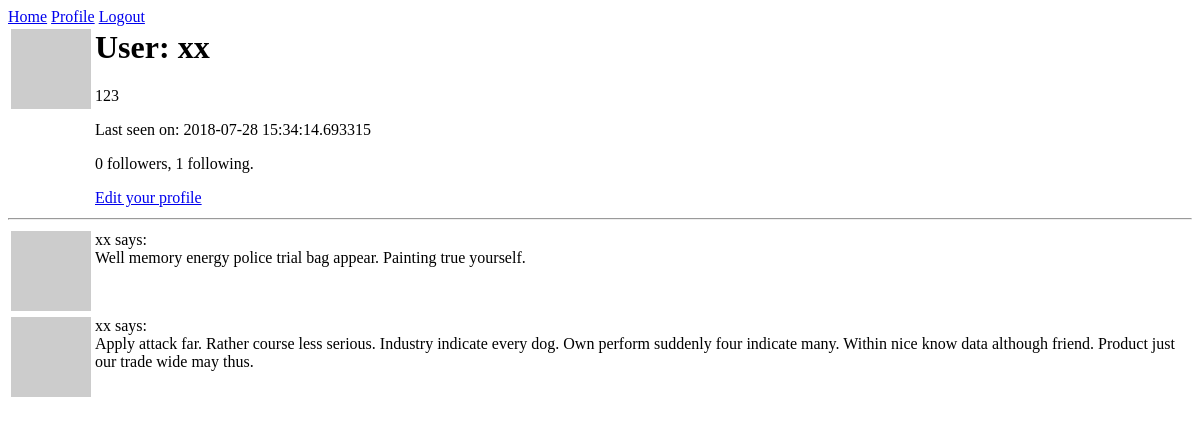
Page /user/xx/ (signed in) on the earlier database version.
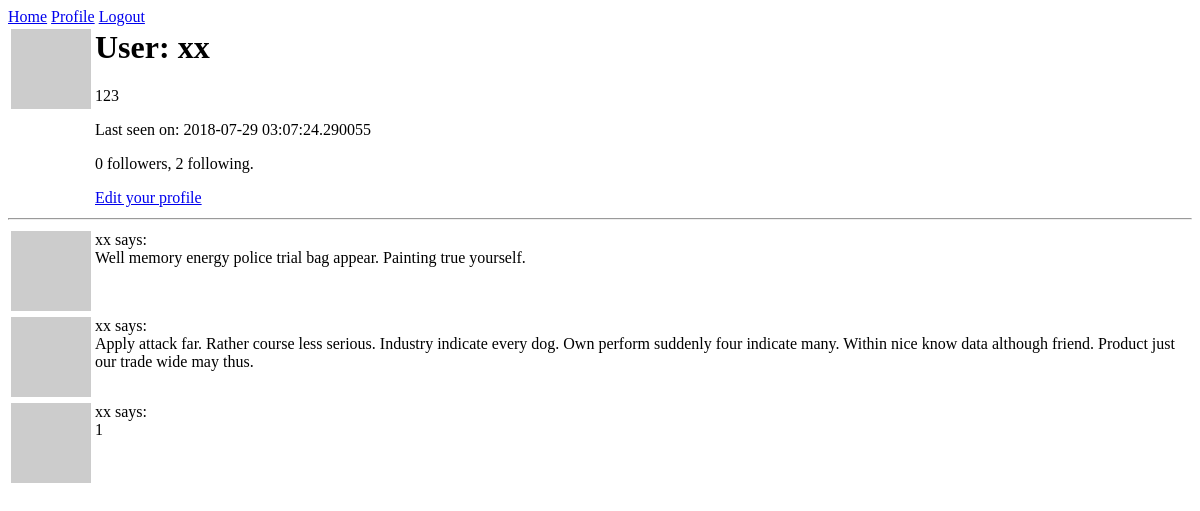
Same page on the later database version.
### app/main/models.py (models this page shows, shortened)
class User(db.Model, UserMixin):
    __tablename__ = 'user'
    id = db.Column(db.Integer, primary_key=True)
    username = db.Column(db.String(64), index=True, unique=True)
    email = db.Column(db.String(120), index=True, unique=True)
    password_hash = db.Column(db.String(128))
    posts = db.relationship('Post', backref='author', lazy='dynamic')
    about_me = db.Column(db.String(140))
    last_seen = db.Column(db.DateTime, default=datetime.utcnow)
    followed = db.relationship(
        'User', secondary=followers,
        primaryjoin=(followers.c.follower_id == id),
        secondaryjoin=(followers.c.followed_id == id),
        backref=db.backref('followers', lazy='dynamic'),
        lazy='dynamic'
    )
    def avatar(self, size):
        digest = md5(self.email.lower().encode('utf-8')).hexdigest()
        return 'https://www.gravatar.com/avatar/{}?d=identicon&s={}'.format(digest, size)

class Post(db.Model):
    __tablename__ = 'post'
    id = db.Column(db.Integer, primary_key=True)
    title = db.Column(db.String(32), index=True)
    body = db.Column(db.String(140))
    timestamp = db.Column(db.Date, index=True, default=datetime.utcnow)
    user_id = db.Column(db.Integer, db.ForeignKey('user.id'))

### app/main/views.py (the view)
@main.route('/user/<username>/')
@login_required
def user_profile(username):
    user = User.query.filter_by(username=username).first_or_404()
    posts = user.posts
    return render_template('profile.html', user=user, posts=posts)

### app/main/models.py (called while the page is built)
@login_manager.user_loader
def load_user(id):
    return User.query.get(int(id))

### app/main/views.py (called while the page is built)
@main.before_request
def before_request():
    if current_user.is_authenticated:
        current_user.last_seen = datetime.utcnow()
        db.session.commit()

### app/templates/profile.html
{% extends "base.html" %}
{% block content %}
    <table>
        <tr valign="top">
            <td><img src="{{ user.avatar(128) }}"></td>
            <td>
                <h1>User: {{ user.username }}</h1>
                {% if user.about_me %}<p>{{ user.about_me }}</p>{% endif %}
                {% if user.last_seen %}<p>Last seen on: {{ user.last_seen }}</p>{% endif %}
                <p>{{ user.followers.count() }} followers, {{ user.followed.count() }} following.</p>
                {% if user == current_user %}
                <p><a href="{{ url_for('main.edit_profile') }}">Edit your profile</a></p>
                {% elif not current_user.is_following(user) %}
                <p><a href="{{ url_for('main.follow', username=user.username) }}">Follow</a></p>
                {% else %}
                <p><a href="{{ url_for('main.unfollow', username=user.username) }}">Unfollow</a></p>
                {% endif %}
            </td>
        </tr>
    </table>
    <hr>
    {% for post in posts %}
        {% include '_post.html' %}
    {% endfor %}
{% endblock %}

### app/templates/base.html (shortened to what this page needs)
<html>
    <head>
    </head>
    <body>
        <div>
            <a href="{{ url_for('main.index')}}">Home</a>
            {% if current_user.is_anonymous %}
            <a href="{{ url_for('main.login') }}">Login</a>
            {% else %}
            <a href="{{ url_for('main.user_profile', username=current_user.username) }}">Profile</a>
            <a href=" {{ url_for('main.logout') }}">Logout</a>
            {% endif %}
        </div>
        {% block content %}{% endblock %}
    </body>
</html>

### app/templates/_post.html
<table>
    <tr valign="top">
        <td><img src="{{ post.author.avatar(36) }}"></td>
        <td>{{ post.author.username }} says:<br>{{ post.body }}</td>
    </tr>
</table>

Differences in the rows shown:
changed User "xx": last_seen "2018-07-28 15:34:14.693315" → "2018-07-29 03:07:24.290055"
added Post: author.username "xx", body "1"
Other differences:
{{ user.followed.count() }}: "1" → "2"
